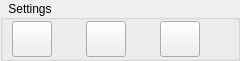
         <widget class="QGroupBox" name="grpRfSettings">
          <property name="minimumSize">
           <size>
            <width>240</width>
            <height>61</height>
           </size>
          </property>
          <property name="maximumSize">
           <size>
            <width>240</width>
            <height>61</height>
           </size>
          </property>
          <property name="styleSheet">
           <string notr="true">color: rgb(0, 0, 0);</string>
          </property>
          <property name="title">
           <string>  Settings  </string>
          </property>
          <property name="flat">
           <bool>false</bool>
          </property>
          <property name="checkable">
           <bool>false</bool>
          </property>
          <layout class="QHBoxLayout" name="horizontalLayout_16">
           <property name="spacing">
            <number>2</number>
           </property>
           <property name="leftMargin">
            <number>9</number>
           </property>
           <property name="topMargin">
            <number>1</number>
           </property>
           <property name="rightMargin">
            <number>5</number>
           </property>
           <property name="bottomMargin">
            <number>2</number>
           </property>
           <item>
            <widget class="QPushButton" name="bttnFrqSettingUndo">
             <property name="minimumSize">
              <size>
               <width>40</width>
               <height>36</height>
              </size>
             </property>
             <property name="maximumSize">
              <size>
               <width>40</width>
               <height>36</height>
              </size>
             </property>
             <property name="toolTip">
              <string>Call Last Rf Setting</string>
             </property>
             <property name="text">
              <string/>
             </property>
             <property name="icon">
              <iconset resource="Resource.qrc">
               <normaloff>:/img/Undo</normaloff>:/img/Undo</iconset>
             </property>
             <property name="iconSize">
              <size>
               <width>28</width>
               <height>28</height>
              </size>
             </property>
             <property name="flat">
              <bool>false</bool>
             </property>
            </widget>
           </item>
           <item>
            <spacer name="horizontalSpacer_10">
             <property name="orientation">
              <enum>Qt::Horizontal</enum>
             </property>
             <property name="sizeHint" stdset="0">
              <size>
               <width>40</width>
               <height>20</height>
              </size>
             </property>
            </spacer>
           </item>
           <item>
            <widget class="QPushButton" name="bttnFrqSettingSave">
             <property name="minimumSize">
              <size>
               <width>40</width>
               <height>36</height>
              </size>
             </property>
             <property name="maximumSize">
              <size>
               <width>40</width>
               <height>36</height>
              </size>
             </property>
             <property name="toolTip">
              <string>Save RF Settings</string>
             </property>
             <property name="text">
              <string/>
             </property>
             <property name="icon">
              <iconset resource="Resource.qrc">
               <normaloff>:/img/48Save</normaloff>:/img/48Save</iconset>
             </property>
             <property name="iconSize">
              <size>
               <width>28</width>
               <height>28</height>
              </size>
             </property>
             <property name="flat">
              <bool>false</bool>
             </property>
            </widget>
           </item>
           <item>
            <spacer name="horizontalSpacer_14">
             <property name="orientation">
              <enum>Qt::Horizontal</enum>
             </property>
             <property name="sizeHint" stdset="0">
              <size>
               <width>40</width>
               <height>20</height>
              </size>
             </property>
            </spacer>
           </item>
           <item>
            <widget class="QPushButton" name="bttnFrqSettingLoad">
             <property name="minimumSize">
              <size>
               <width>40</width>
               <height>36</height>
              </size>
             </property>
             <property name="maximumSize">
              <size>
               <width>40</width>
               <height>36</height>
              </size>
             </property>
             <property name="toolTip">
              <string>Load RF Settings</string>
             </property>
             <property name="text">
              <string/>
             </property>
             <property name="icon">
              <iconset resource="Resource.qrc">
               <normaloff>:/img/48Open</normaloff>:/img/48Open</iconset>
             </property>
             <property name="iconSize">
              <size>
               <width>28</width>
               <height>28</height>
              </size>
             </property>
             <property name="flat">
              <bool>false</bool>
             </property>
            </widget>
           </item>
           <item>
            <spacer name="horizontalSpacer_27">
             <property name="orientation">
              <enum>Qt::Horizontal</enum>
             </property>
             <property name="sizeHint" stdset="0">
              <size>
               <width>40</width>
               <height>20</height>
              </size>
             </property>
            </spacer>
           </item>
          </layout>
         </widget>
